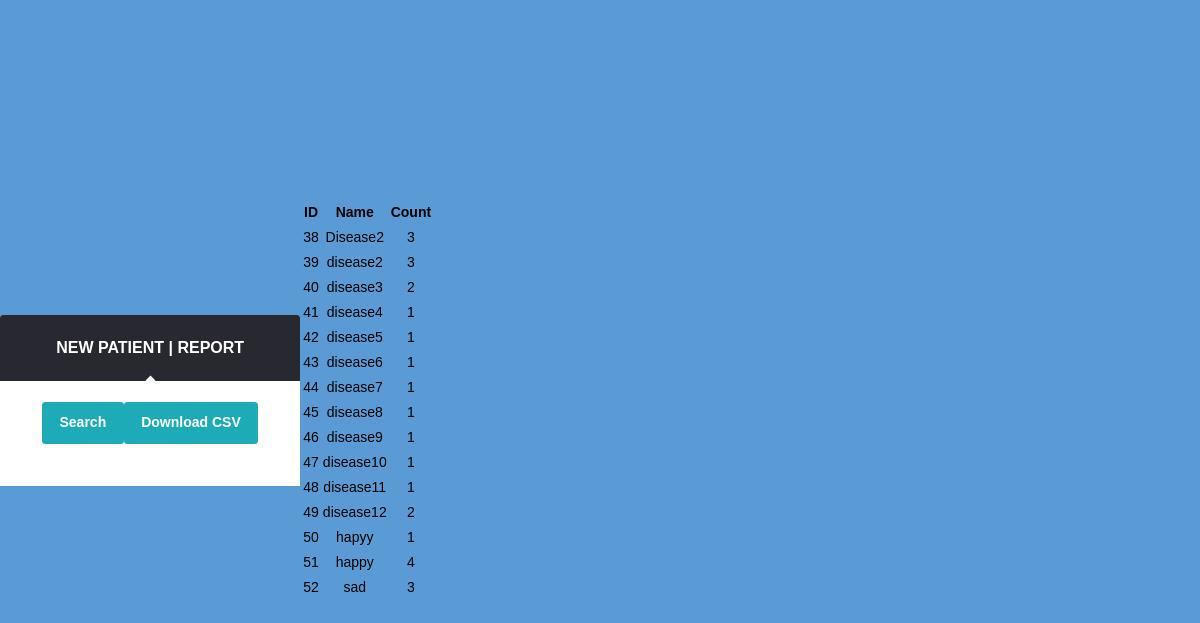
Screenshot of /patiente/disease with the database file from the repository.
### hospital/models.py (models this page shows, shortened)
class Disease(models.Model):
    name = models.CharField(max_length=10000, null=True, blank=True)
    count = models.IntegerField(null=True)
    createdAt = models.DateTimeField(auto_now_add=True, null=True, blank=True)
    updatedAt = models.DateTimeField(auto_now=True, null=True, blank=True)

### hospital/views.py (the view)
@csrf_exempt
def showdiseas(request):
    try:
        d = Disease.objects.all()
        return render(request, 'patiente/disease.html',{'disease':d})
    except Exception as e:
        return HttpResponse(e)

### hospital/templates/patiente/disease.html (shortened to what this page needs)
{% extends 'base.html' %}
{% load template_tags %}
{% block show_content %}
  <div >
    <form action="#" method="post" class="form login">
      <header class="login__header">
        <h3 class="login__title"><a href="{% url 'newpatiente' %}">New patient</a> | Report</h3>
      </header>
      <div class="login__body">
        <footer class="login__footer">
          <input type="submit" value="Search">
                <input type="submit" id ="btnExport" onclick="javascript:xport.toCSV('customers');" value="Download CSV">
              </footer>
      </div>
    </form>
  </div>
  <div id="dvData" >{% csrf_token %}
      <table id="customers" style="width:100%;">
          <tr>
              <th>ID</th>
              <th>Name</th>
              <th>Count</th>
          </tr>
          {% for i in disease %}
          <tr style="text-align: center">
            <td>{{ i.id }}</td>
            <td>{{ i.name }}</td>
            <td>{{ i.count }}</td>
            <td></td>
          </tr>
            {% endfor %}
      </table>
  </div>
{% endblock %}

### hospital/templates/base.html (shortened to what this page needs)
{% load staticfiles %}
<!DOCTYPE html>
<html lang="en" >
   <head>
      <link rel="stylesheet" href="https://code.jquery.com/mobile/1.4.5/jquery.mobile-1.4.5.min.css">
      <link rel="stylesheet" href="{% static 'css/hospital.css' %}">
   </head>
      <body class="align" >
      {% block show_content %}
      {% endblock %}
        </body>
</html>

### hospital/static/css/hospital.css (style rules this page uses)
.align { -webkit-box-align: center; -ms-flex-align: center; align-items: center; display: -webkit-box; display: -ms-flexbox; display: flex; -webkit-box-pack: center; -ms-flex-pack: center; justify-content: center; }
*, *::before, *::after { -webkit-box-sizing: inherit; box-sizing: inherit; }
html { -webkit-box-sizing: border-box; box-sizing: border-box; height: 100%; }
body { background-color: #5a9bd5; font-family: 'Helvetica', 'Arial', sans-serif; font-size: 14px; font-size: 0.875rem; font-weight: 400; line-height: 1.5; margin: 0; min-height: 100%; }
a { color: inherit; text-decoration: none; -webkit-transition: color 0.3s; transition: color 0.3s; }
input { -webkit-appearance: none; -moz-appearance: none; appearance: none; border: none; font: inherit; margin: 0; outline: none; padding: 0; }
input[type='submit'] { cursor: pointer; }
.form input { width: 100%; }
.login__header { background-color: #282830; border-top-left-radius: 0.25em; border-top-right-radius: 0.25em; color: #fff; padding: 1.5em; text-align: center; text-transform: uppercase; }
.login__title { font-size: 16px; font-size: 1rem; margin: 0; }
.login__body { background-color: #fff; padding: 1.5em; position: relative; }
.login__body::before { background-color: #fff; content: ''; height: 0.5em; left: 50%; margin-left: -0.25em; margin-top: -0.25em; position: absolute; top: 0; -webkit-transform: rotate(45deg); transform: rotate(45deg); width: 0.5em; }
.login input[type='submit'] { background-color: #1dabb8; border-radius: 0.25em; color: #fff; font-weight: 700; -webkit-box-ordinal-group: 2; -ms-flex-order: 1; order: 1; padding: 0.75em 1.25em; -webkit-transition: background-color 0.3s; transition: background-color 0.3s; }
.login__footer { -webkit-box-align: center; -ms-flex-align: center; align-items: center; background-color: #fff; border-bottom-left-radius: 0.25em; border-bottom-right-radius: 0.25em; display: -webkit-box; display: -ms-flexbox; display: flex; -webkit-box-pack: justify; -ms-flex-pack: justify; justify-content: space-between; padding-bottom: 1.5em; padding-left: 1.5em; padding-right: 1.5em; }

### rows the page displays
Disease: id "38", name "Disease2", count "3"
Disease: id "39", name "disease2", count "3"
Disease: id "40", name "disease3", count "2"
Disease: id "41", name "disease4", count "1"
Disease: id "42", name "disease5", count "1"
Disease: id "43", name "disease6", count "1"
Disease: id "44", name "disease7", count "1"
Disease: id "45", name "disease8", count "1"
Disease: id "46", name "disease9", count "1"
Disease: id "47", name "disease10", count "1"
Disease: id "48", name "disease11", count "1"
Disease: id "49", name "disease12", count "2"
Disease: id "50", name "hapyy", count "1"
Disease: id "51", name "happy", count "4"
Disease: id "52", name "sad", count "3"
